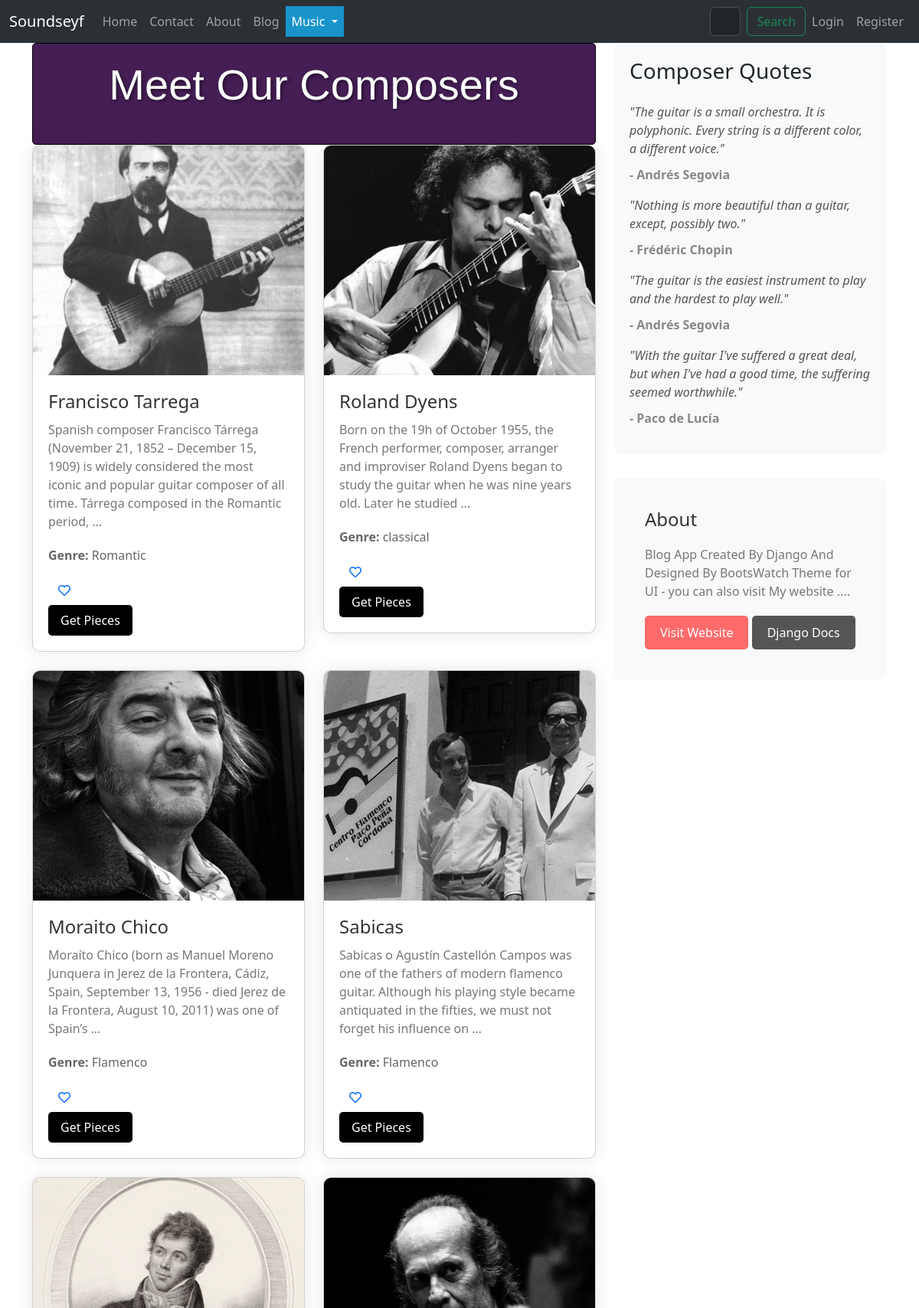
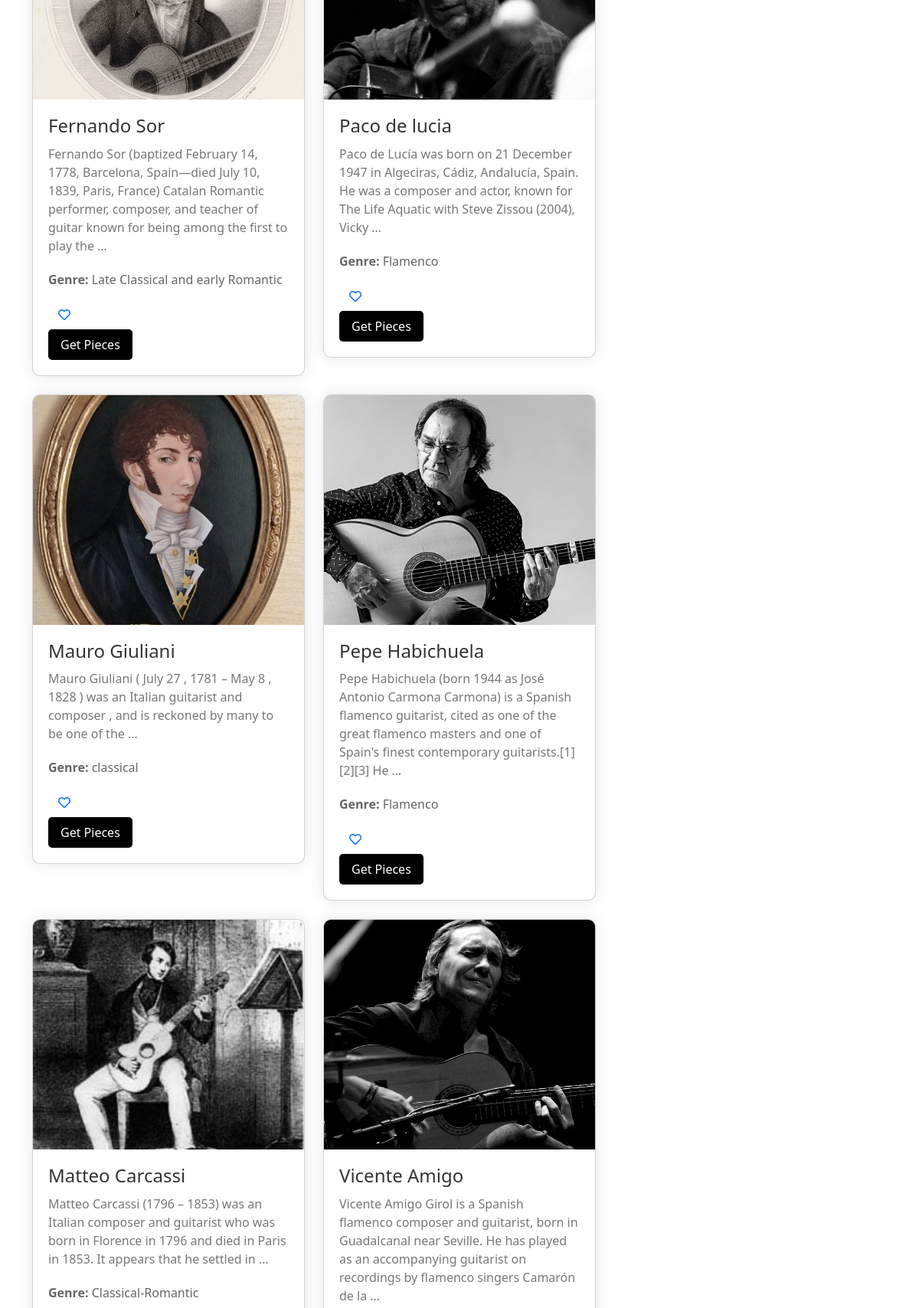
Screenshot of /music/composers (upper part) with the database file from the repository (2 pictures, top to bottom).
### music/models.py (models this page shows, shortened)
class Composer(models.Model):
    name = models.CharField(max_length=255,null=True,blank=True)
    biography = models.TextField(null=True, blank=True)
    image = models.ImageField(upload_to="Composers/" , default="default.jpg")
    genre = models.CharField(max_length=255,null=True,blank=True)
    nationality = models.CharField(blank=True,null=True,max_length=255)

### music/views.py (the view)
# urls.py: path('composers',ComposersView , name="composers" ),
def ComposersView(request):
    composers = Composer.objects.all()
    p = Paginator(composers,10)
    try:
        page_number = request.GET.get('page')
        composers = p.get_page(page_number)
    except EmptyPage:
        composers = composers.get_page(1)
    except PageNotAnInteger:
        composers = composers.get_page(1)
    if request.user.is_authenticated:
         favorited_composer_ids = set(request.user.favoritecomposer_set.values_list('composer__id', flat=True))
         context = {"composers": composers, "favorited_composer_ids": favorited_composer_ids}
         return render(request,'music/composers.html',context)
    else:
         context = {"composers": composers}
         return render(request,'music/composers.html',context)

### templates/music/composers.html (shortened to what this page needs)
{% extends "base.html" %}
{% load static %}
{% load thumbnail %}
{% block content %}
<div class="container">
  <div class="row">
    <div class="col-md-8">
      <div style="background-color: #461e56; border: 1px solid #000000; border-radius: 5px; padding: 20px;">
        <h2 class="card-title text-center mb-4" style="font-size: 3.5rem; font-family: 'Oswald', sans-serif; color: #ffffff; text-shadow: 2px 2px 4px rgba(0, 0, 0, 0.5);">Meet Our Composers</h2>
    </div>      <div class="row">
        {% for composer in composers %}
        <div class="col-md-6 mb-4">
          <div class="card composer-card">
            <img src="{% thumbnail composer.image "600x400" crop="center" as im %}{{ im.url }}{% endthumbnail %}"
              alt="{{ composer.name }}" class="card-img-top composer-image">
            <div class="composer-details">
              <a style="text-decoration: none;" href="{% url 'music:pieces' cid=composer.id %}"><h3 class="card-title composer-name">{{ composer.name }}</h3></a>
              <p class="card-text composer-bio">{{ composer.biography|truncatewords:30 }}</p>
              <p class="composer-genre"><strong>Genre:</strong> {{ composer.genre }}</p>
              <form action="{% url 'music:Favorites' composer_id=composer.id %}" method="post">
                <button type="submit" class="btn btn-link composer-like-button" aria-label="Favorite Composer">
                  {% if composer.id in favorited_composer_ids %}
                    <i class="fas fa-heart text-danger"></i>
                  {% else %}
                    <i class="far fa-heart"></i>
                  {% endif %}
                </button>
              </form>
              <a href="{% url 'music:pieces' cid=composer.id %}"
                class="btn btn-primary composer-button">Get Pieces</a>
            </div>
          </div>
        </div>
        {% endfor %}
      </div>
    </div>
    <div class="col-md-4">
      <div class="quote-card">
        <h3 class="mb-4">Composer Quotes</h3>
        <ul class="list-unstyled">
          <li>
            <p class="quote-text">"The guitar is a small orchestra. It is polyphonic. Every string is a different color, a different voice."</p>
            <p class="quote-author">- Andrés Segovia</p>
          </li>
          <li>
            <p class="quote-text">"Nothing is more beautiful than a guitar, except, possibly two."</p>
            <p class="quote-author">- Frédéric Chopin</p>
          </li>
          <li>
            <p class="quote-text">"The guitar is the easiest instrument to play and the hardest to play well."</p>
            <p class="quote-author">- Andrés Segovia</p>
          </li>
          <li>
            <p class="quote-text">"With the guitar I've suffered a great deal, but when I've had a good time, the suffering seemed worthwhile."</p>
            <p class="quote-author">- Paco de Lucía</p>
          </li>
        </ul>
      </div>
      <div class="about-section">
        <h3 class="about-header">About</h3>
        <p class="about-text">Blog App Created By Django And Designed By BootsWatch Theme for UI - you can also visit My website ....</p>
        <a href="https://bekbrace.com" class="btn btn-danger visit-website-button">Visit Website</a>
        <a href="https://docs.djangoproject.com/en/3.1" class="btn btn-secondary visit-website-button" style="background-color: #555;">Django Docs</a>
      </div>
    </div>
  </div>
</div>
{% endblock %}

### templates/music/composers.html (style rules this page uses)
.composer-card { background-color: #fff; border-radius: 10px; box-shadow: 0 0 20px rgba(0, 0, 0, 0.1); overflow: hidden; transition: transform 0.3s ease; }
.composer-image { width: 100%; height: 300px; object-fit: cover; }
.composer-details { padding: 20px; }
.composer-name { font-size: 1.5rem; color: #333; margin-bottom: 10px; }
.composer-genre { font-size: 1rem; color: #666; margin-bottom: 15px; }
.composer-bio { font-size: 1rem; color: #777; margin-bottom: 20px; }
.composer-button { background-color: #000000; color: #fff; border: none; padding: 8px 16px; border-radius: 5px; font-size: 1rem; transition: background-color 0.3s ease; }
.quote-card { background-color: #f8f9fa; border-radius: 10px; padding: 20px; margin-bottom: 20px; }
.quote-text { font-style: italic; color: #555; margin-bottom: 10px; }
.quote-author { font-weight: bold; color: #888; }
.about-section { background-color: #f8f9fa; padding: 40px; border-radius: 10px; margin-top: 30px; }
.about-header { font-size: 1.5rem; color: #333; margin-bottom: 20px; }
.about-text { font-size: 1rem; color: #777; margin-bottom: 20px; }
.visit-website-button { background-color: #ff6b6b; color: #fff; border: none; padding: 10px 20px; border-radius: 5px; font-size: 1rem; transition: background-color 0.3s ease; }

### rows the page displays
Composer: image (picture), name "Francisco Tarrega", biography "Spanish composer Francisco Tárrega (November 21, 1852 – December 15, 1909) is widely considered the most iconic and popular guitar composer of all time. Tárrega composed in the Romantic period, …", genre "Romantic"
Composer: image (picture), name "Roland Dyens", biography "Born on the 19h of October 1955, the French performer, composer, arranger and improviser Roland Dyens began to study the guitar when he was nine years old. Later he studied …", genre "classical"
Composer: image (picture), name "Moraito Chico", biography "Moraíto Chico (born as Manuel Moreno Junquera in Jerez de la Frontera, Cádiz, Spain, September 13, 1956 - died Jerez de la Frontera, August 10, 2011) was one of Spain’s …", genre "Flamenco"
Composer: image+name (picture), name "Sabicas", biography "Sabicas o Agustín Castellón Campos was one of the fathers of modern flamenco guitar. Although his playing style became antiquated in the fifties, we must not forget his influence on …", genre "Flamenco"
Composer: image (picture), name "Fernando Sor", biography "Fernando Sor (baptized February 14, 1778, Barcelona, Spain—died July 10, 1839, Paris, France) Catalan Romantic performer, composer, and teacher of guitar known for being among the first to play the …", genre "Late Classical and early Romantic"
Composer: image (picture), name "Paco de lucia", biography "Paco de Lucía was born on 21 December 1947 in Algeciras, Cádiz, Andalucía, Spain. He was a composer and actor, known for The Life Aquatic with Steve Zissou (2004), Vicky …", genre "Flamenco"
Composer: image (picture), name "Mauro Giuliani", biography "Mauro Giuliani ( July 27 , 1781 – May 8 , 1828 ) was an Italian guitarist and composer , and is reckoned by many to be one of the …", genre "classical"
Composer: image (picture), name "Pepe Habichuela", biography "Pepe Habichuela (born 1944 as José Antonio Carmona Carmona) is a Spanish flamenco guitarist, cited as one of the great flamenco masters and one of Spain's finest contemporary guitarists.[1][2][3] He …", genre "Flamenco"
Composer: image (picture), name "Matteo Carcassi", biography "Matteo Carcassi (1796 – 1853) was an Italian composer and guitarist who was born in Florence in 1796 and died in Paris in 1853. It appears that he settled in …", genre "Classical-Romantic"
Composer: image (picture), name "Vicente Amigo", biography "Vicente Amigo Girol is a Spanish flamenco composer and guitarist, born in Guadalcanal near Seville. He has played as an accompanying guitarist on recordings by flamenco singers Camarón de la …"
